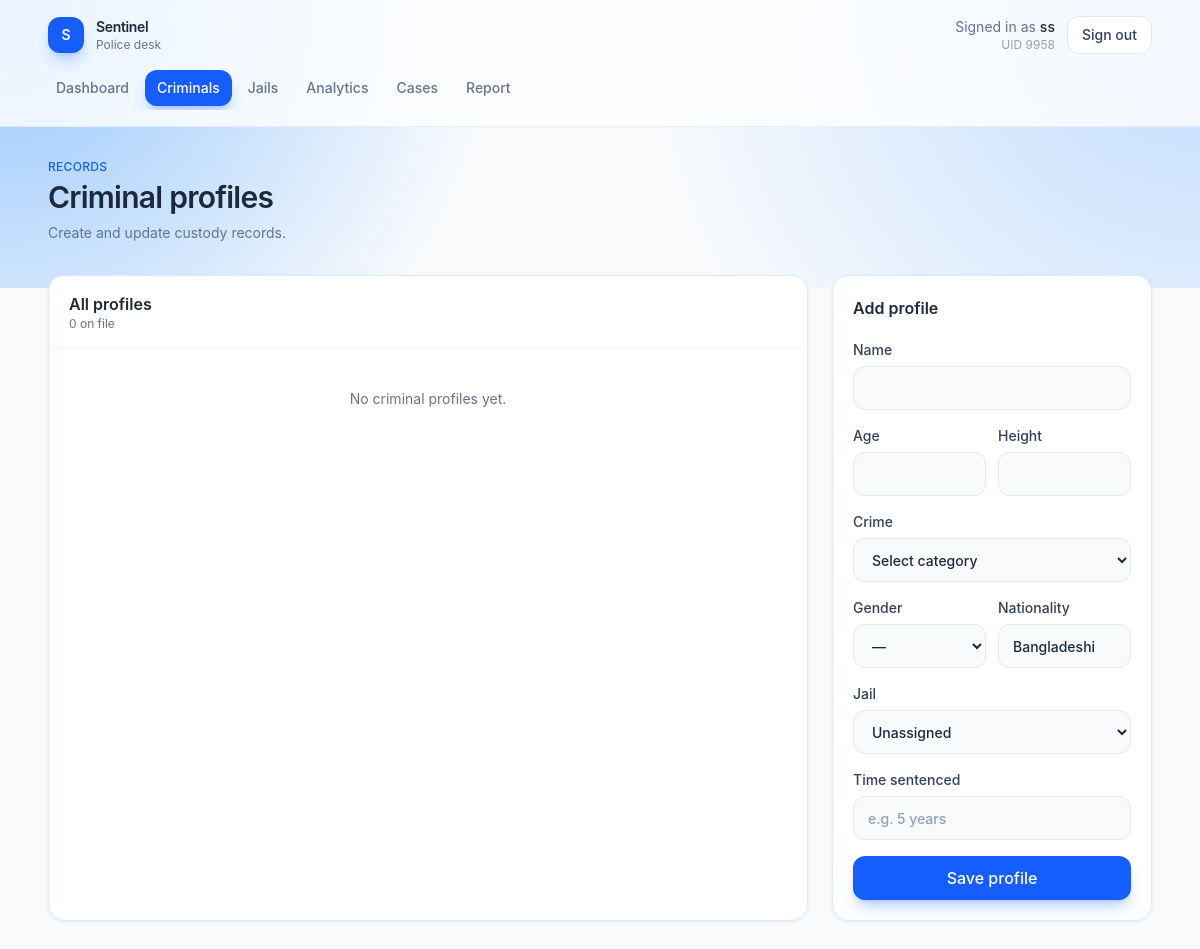
/criminals (signed in), run on an earlier commit of the app's database.
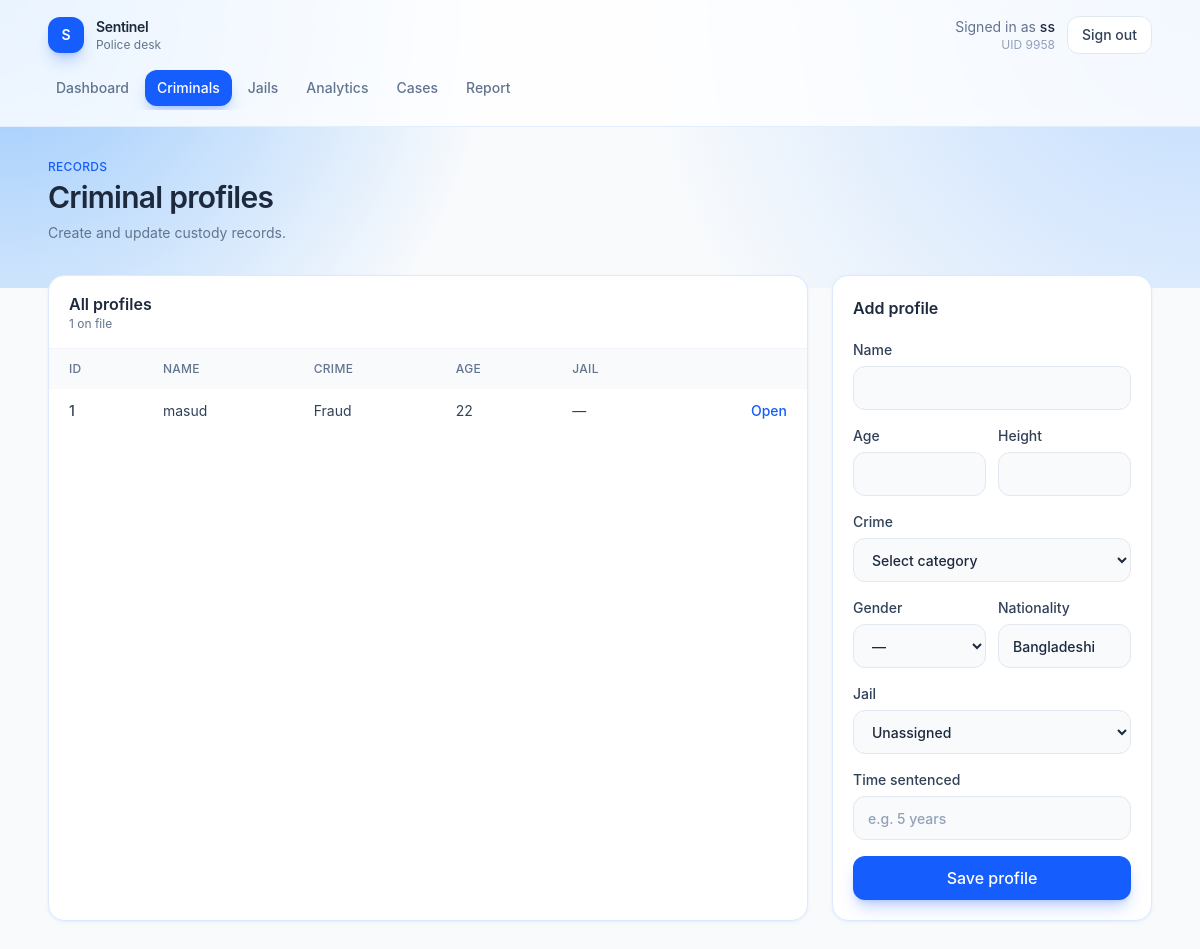
And on a later commit of the database.
### tables this page shows
CREATE TABLE Criminal (
    CID INTEGER PRIMARY KEY,
    Name TEXT NOT NULL,
    Age INTEGER,
    Crime TEXT,
    Height REAL,
    Gender TEXT,
    Nationality TEXT,
    JID INTEGER,
    time_sentenced TEXT,
    FOREIGN KEY (JID) REFERENCES Jail(JID)
);

### app.py (the view, shortened to what this page needs)
@app.route("/criminals", methods=["GET", "POST"])
def criminals():
    if not check_login():
            return redirect("/login")
    if session.get("role") != "police":
        return redirect("/search")
    if request.method == "GET":
        db = get_db()
        criminal = db.execute("SELECT c.CID, c.Name, c.Age, c.Crime, c.Gender, c.Nationality, j.Name as jail_name, c.time_sentenced FROM CRIMINAL c LEFT JOIN JAIL j ON c.JID = j.JID").fetchall()
        jail = db.execute("SELECT * FROM JAIL").fetchall()
        return render_template("criminals.html", criminals=criminal, jails=jail)

### app.py (called while the page is built)
def get_db():
    if "db" not in g:
        g.db = sqlite3.connect(app.config["DATABASE"])
        g.db.row_factory = sqlite3.Row
    return g.db

def check_login():
    if session.get("loggedin_UID") is None:
        return False
    return True

@app.context_processor
def inject_current_user():
    uid = session.get("loggedin_UID")
    if not uid:
        return {"user_name": "Guest"}
    name = session.get("name")
    if not name:
        db = get_db()
        row = db.execute("SELECT name FROM USER WHERE UID = ?", (uid,)).fetchone()
        name = row["name"] if row else "Guest"
        session["name"] = name
    return {"user_name": name}

@app.after_request
def disable_cache(response):
    response.headers["Cache-Control"] = "no-store, no-cache, must-revalidate, max-age=0"
    response.headers["Pragma"] = "no-cache"
    response.headers["Expires"] = "0"
    return response

### templates/criminals.html (shortened to what the changed rows need)
{% extends "app.html" %}
{% set criminals = criminals if criminals is defined else [
    {"CID": 101, "Name": "Karim Uddin", "Age": 31, "Crime": "Theft", "Gender": "M", "Nationality": "Bangladeshi", "jail_name": "Dhaka Central", "time_sentenced": "5 years"},
    {"CID": 102, "Name": "Nabila Chowdhury", "Age": 27, "Crime": "Fraud", "Gender": "F", "Nationality": "Bangladeshi", "jail_name": "Kashimpur", "time_sentenced": "3 years"},
    {"CID": 103, "Name": "Faruk Hossain", "Age": 42, "Crime": "Robbery", "Gender": "M", "Nationality": "Bangladeshi", "jail_name": "Dhaka Central", "time_sentenced": "8 years"},
] %}
{% set jails = jails if jails is defined else [
    {"JID": 1, "Name": "Dhaka Central Jail"},
    {"JID": 2, "Name": "Kashimpur Central Jail"},
] %}
{% block page %}
<div class="mb-8 flex flex-col gap-4 sm:flex-row sm:items-end sm:justify-between">
    <div>
        <h1 class="mt-1 text-3xl font-semibold tracking-tight text-slate-800">Criminal profiles</h1>
    </div>
</div>
<div class="grid gap-6 lg:grid-cols-[minmax(0,1fr)_20rem]">
    <article class="overflow-hidden rounded-2xl border border-blue-100 bg-white shadow-sm shadow-blue-100/50">
        <div class="border-b border-slate-100 px-5 py-4">
            <h2 class="font-semibold text-slate-800">All profiles</h2>
            <p class="text-xs text-slate-500">{{ criminals|length }} on file</p>
        </div>
        {% if criminals %}
        <div class="overflow-x-auto">
            <table class="w-full text-left text-sm">
                <thead class="bg-slate-50 text-xs uppercase tracking-wide text-slate-500">
                    <tr>
                        <th class="px-5 py-3 font-medium">ID</th>
                        <th class="px-5 py-3 font-medium">Name</th>
                        <th class="px-5 py-3 font-medium">Crime</th>
                        <th class="px-5 py-3 font-medium">Age</th>
                        <th class="px-5 py-3 font-medium">Jail</th>
                        <th class="px-5 py-3 font-medium"></th>
                    </tr>
                </thead>
                <tbody class="divide-y divide-slate-100">
                    {% for criminal in criminals %}
                    <tr class="text-slate-700">
                        <td class="px-5 py-3 font-medium">{{ criminal.CID }}</td>
                        <td class="px-5 py-3">{{ criminal.Name }}</td>
                        <td class="px-5 py-3">{{ criminal.Crime or "—" }}</td>
                        <td class="px-5 py-3">{{ criminal.Age or "—" }}</td>
                        <td class="px-5 py-3">{{ criminal.JID or "—" }}</td>
                        <td class="px-5 py-3 text-right">
                            <a href="{{ url_for('criminal_detail', cid=criminal.CID) }}" class="font-medium text-blue-600 hover:text-blue-700">Open</a>
                        </td>
                    </tr>
                    {% endfor %}
                </tbody>
            </table>
        </div>
        {% else %}
        <div class="px-5 py-10 text-center text-sm text-slate-500">No criminal profiles yet.</div>
        {% endif %}
    </article>
    <article class="h-fit rounded-2xl border border-blue-100 bg-white p-5 shadow-sm shadow-blue-100/50">
        <h2 class="font-semibold text-slate-800">Add profile</h2>
    </article>
</div>
{% endblock %}

What changed in the data, as far as the page shows it:
added Criminal: CID "1", Name "masud", Crime "Fraud", Age "22", JID "—"
Also different on the page:
{{ criminals|length }}: "0" → "1"
text no longer shown: "No criminal profiles yet."
text now shown: "ID NAME CRIME AGE JAIL"
